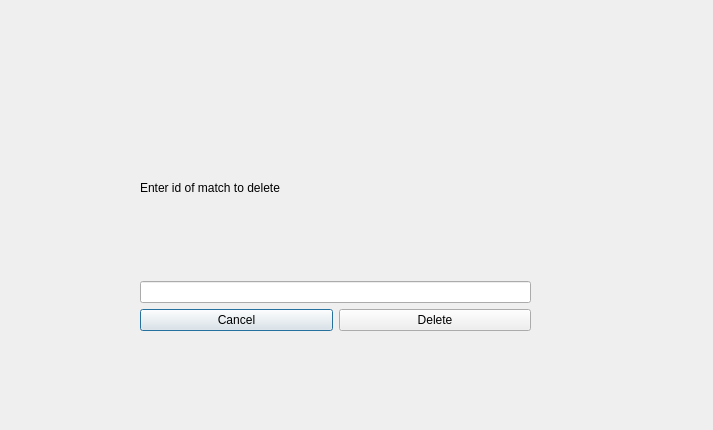
<?xml version="1.0" encoding="UTF-8"?>
<ui version="4.0">
 <class>DeleteMatchDialog</class>
 <widget class="QDialog" name="DeleteMatchDialog">
  <property name="geometry">
   <rect>
    <x>0</x>
    <y>0</y>
    <width>713</width>
    <height>430</height>
   </rect>
  </property>
  <property name="windowTitle">
   <string>Dialog</string>
  </property>
  <widget class="QWidget" name="">
   <property name="geometry">
    <rect>
     <x>140</x>
     <y>100</y>
     <width>391</width>
     <height>231</height>
    </rect>
   </property>
   <layout class="QVBoxLayout" name="verticalLayout">
    <item>
     <widget class="QLabel" name="label">
      <property name="text">
       <string>Enter id of match to delete</string>
      </property>
     </widget>
    </item>
    <item>
     <widget class="QLineEdit" name="lineEdit"/>
    </item>
    <item>
     <layout class="QHBoxLayout" name="horizontalLayout">
      <item>
       <widget class="QPushButton" name="pushButton_2">
        <property name="text">
         <string>Cancel</string>
        </property>
       </widget>
      </item>
      <item>
       <widget class="QPushButton" name="pushButton">
        <property name="text">
         <string>Delete</string>
        </property>
       </widget>
      </item>
     </layout>
    </item>
   </layout>
  </widget>
 </widget>
 <resources/>
 <connections/>
</ui>
